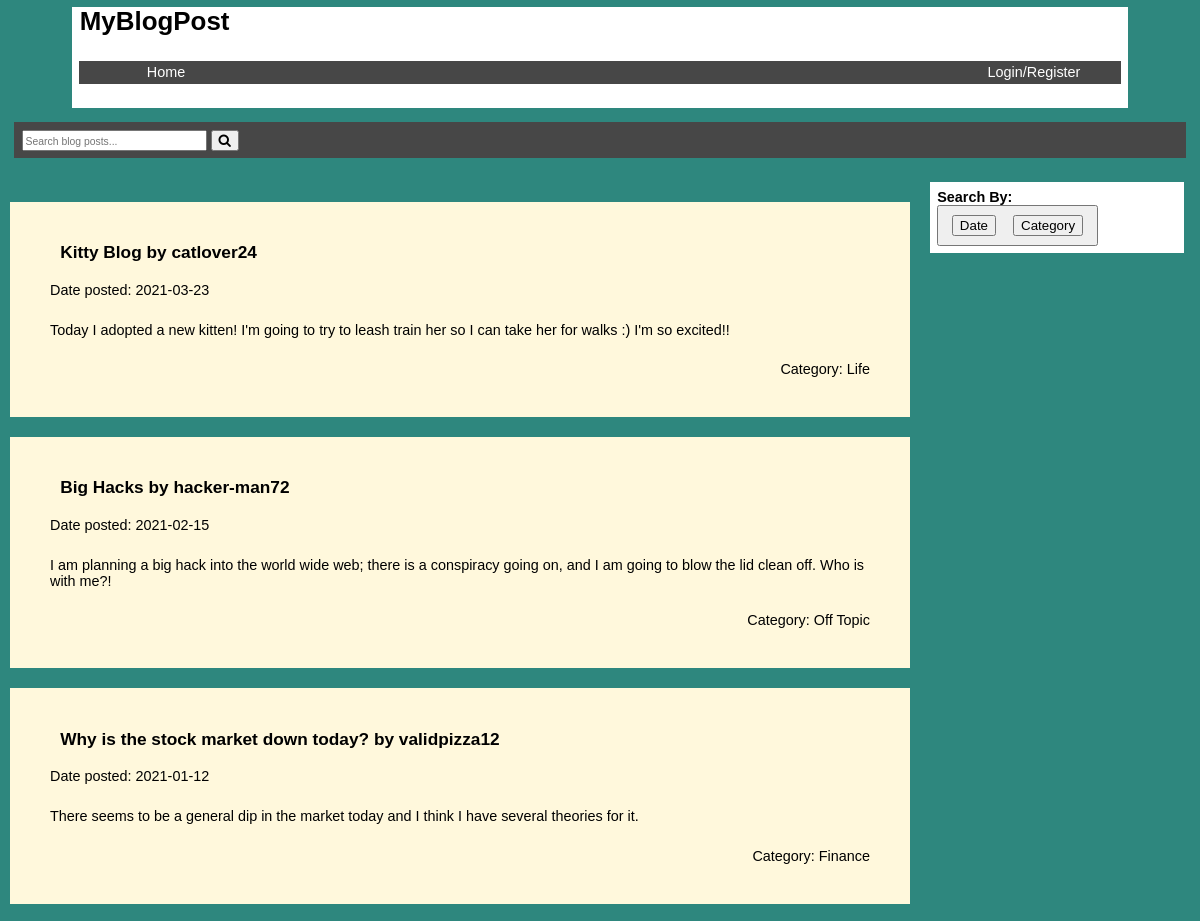
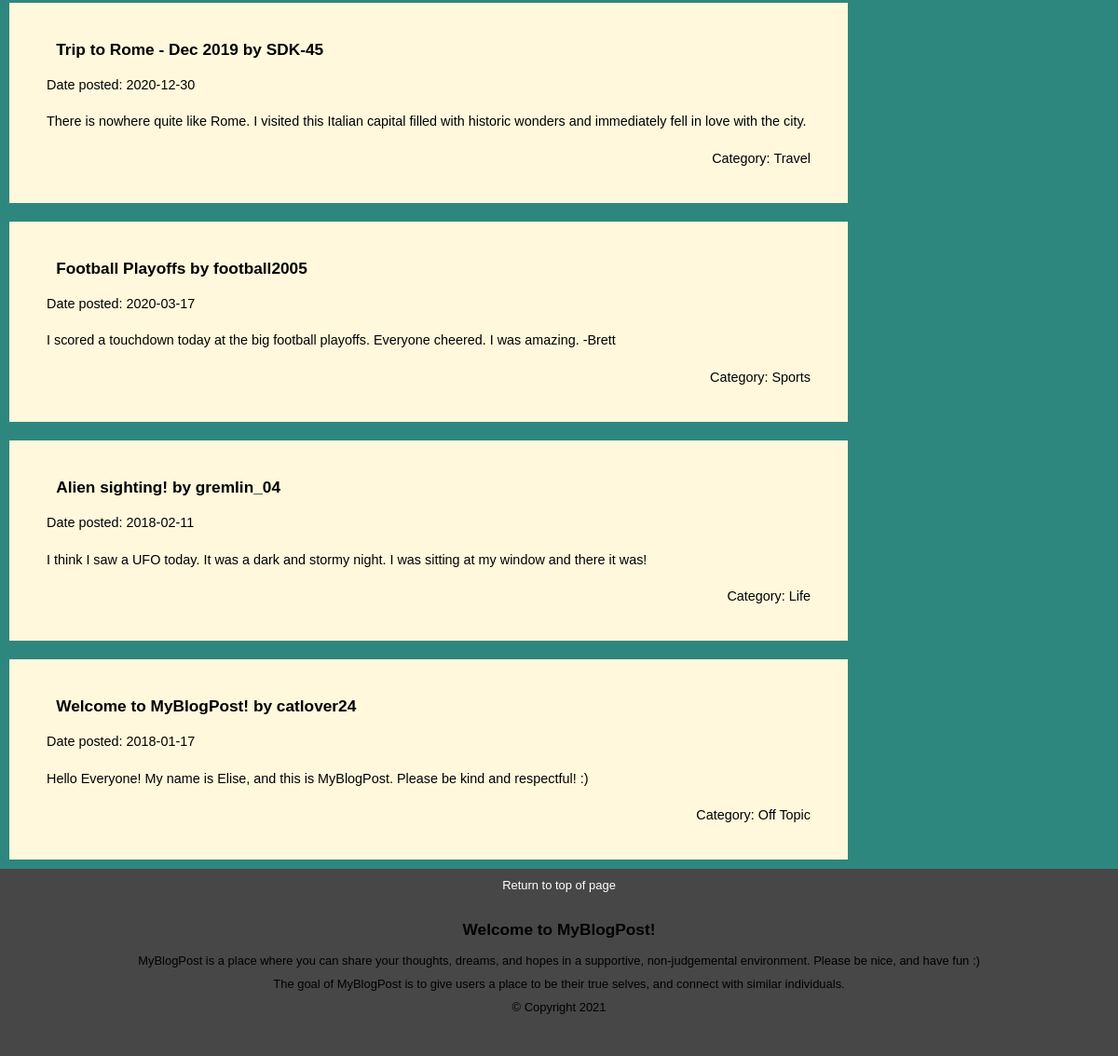
The app's page /home.php with its own data (2 pictures, top to bottom).
### tables this page shows
CREATE TABLE `Blogpost` (
	`postid` INT AUTO_INCREMENT PRIMARY KEY NOT NULL,
	`authorid` INT NOT NULL,
	`title` VARCHAR(200),
	`content` TEXT, 
	`date` DATE, 
	`category` VARCHAR(20) DEFAULT "Off Topic",
	FULLTEXT(title)
);

CREATE TABLE `Userinfo` (
	`authorid` INT AUTO_INCREMENT PRIMARY KEY NOT NULL,
	`username` VARCHAR(255) NOT NULL,
	`password` VARCHAR(255) NOT NULL, 
	`firstname` VARCHAR(255) NOT NULL,
	`lastname` VARCHAR(255) NOT NULL,
	`email` VARCHAR(255) NOT NULL,
	`country` VARCHAR(255),
	`imageURL` VARCHAR(255) DEFAULT "images/default-avatar-icon.png",
	`status` INTEGER DEFAULT 0,
	`joindate` DATE NOT NULL,
	FULLTEXT(username,firstname,lastname,email)
);

### displayposts.php (the view, shortened to what this page needs)
<?php
    include 'db_info/db_credentials.php';
    $conn = mysqli_connect($dbhost, $dbuser, $dbpass, $db);
    $error = mysqli_connect_error();
    if ($error!=null) {
        $errmsg = "<p>Unable to connect to database.</p>";
        exit($errmsg);
    }
    else {
        $noresult_error = "<p>0 results returned.</p>";
        function displayresults($row) {
            echo "<div class='post-entry'>";
            echo "<table><tr><th><h2>".$row['title']."&nbsp;by&nbsp;".$row['username']."</h2></th></tr>";
            echo "<tr><td>Date posted:&nbsp;".$row['date']."</td></tr>";
            echo "<tr><td>".$row['content']."</td></tr>";
            echo "<tr><td style='text-align:right'>Category:&nbsp;".$row['category']."</td></tr>";
            echo "</table></div>";
        }
        $sqlDisplay = "SELECT title,username,date,category,content FROM blogpost B INNER JOIN userinfo U ON B.authorid = U.authorid ORDER BY date DESC";
        $displayResult = mysqli_query($conn,$sqlDisplay);
        if (mysqli_num_rows($displayResult) > 0) {
            while ($row = mysqli_fetch_assoc($displayResult)) {
                 displayresults($row);
            }
        }
        else {
            echo $noresult_error;
        }
    }
?>

### css/style.css (style rules this page uses)
html, body, header, footer, hgroup, nav, article, section, figure, figcaption, h1, h2, h3, ul, li, div, p, img { margin: 0; padding: 0; font-size: 100%; vertical-align: baseline; border: 0; }
body { background-color: #2e877e; width: 100%; }
html { font-family: Tahoma, Helvetica, sans-serif; }
h2 { font-size: 1.2em; }
p, body { font-size: 0.9em; }
a:link { text-decoration: none }
table { padding: 0.5em; table-layout: fixed; width: 100%; }
td { text-align:center; }
tbody td, tfoot td { padding: 0.75em; }
article#center h1, h2, p { margin: 10px 20px 5px 20px; }
.post-entry { background-color: cornsilk; padding: 20px; margin-top: 20px; text-align: left; }
.post-entry table td { text-align: left; }
.footer-section { text-align: center; background-color: #474747; padding: 10px 0px 35px 0px; }
.footer-section p { margin: 0px 0px 10px 0px; }
.footer-section h2 { padding: 20px 0px 10px 0px; }
.footer-section a { color: white; }

### records on screen
blogpost: title "Kitty Blog", authorid.username "catlover24", date "2021-03-23", content "Today I adopted a new kitten! I'm going to try to leash train her so I can take her for walks :) I'm so excited!!", category "Life"
blogpost: title "Big Hacks", authorid.username "hacker-man72", date "2021-02-15", content "I am planning a big hack into the world wide web; there is a conspiracy going on, and I am going to blow the lid clean off. Who is with me?!", category "Off Topic"
blogpost: title "Why is the stock market down today?", authorid.username "validpizza12", date "2021-01-12", content "There seems to be a general dip in the market today and I think I have several theories for it.", category "Finance"
blogpost: title "Trip to Rome - Dec 2019", authorid.username "SDK-45", date "2020-12-30", content "There is nowhere quite like Rome. I visited this Italian capital filled with historic wonders and immediately fell in love with the city.", category "Travel"
blogpost: title "Football Playoffs", authorid.username "football2005", date "2020-03-17", content "I scored a touchdown today at the big football playoffs. Everyone cheered. I was amazing. -Brett", category "Sports"
blogpost: title "Alien sighting!", authorid.username "gremlin_04", date "2018-02-11", content "I think I saw a UFO today. It was a dark and stormy night. I was sitting at my window and there it was!", category "Life"
blogpost: title "Welcome to MyBlogPost!", authorid.username "catlover24", date "2018-01-17", content "Hello Everyone! My name is Elise, and this is MyBlogPost. Please be kind and respectful! :)", category "Off Topic"
